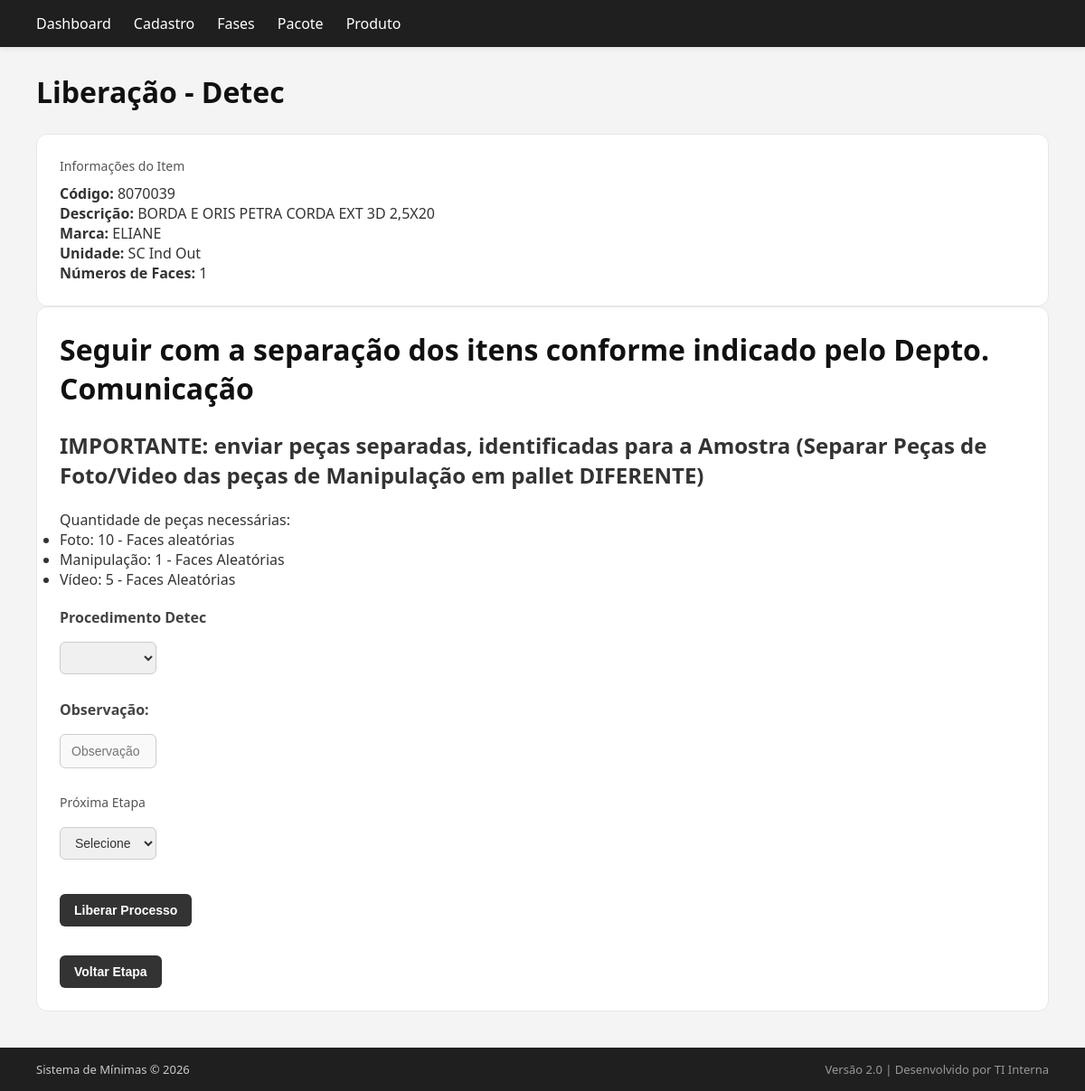
Screenshot of /includes/detec/detec.php?id=31 with the database file from the repository.
### tables this page shows
CREATE TABLE `SM_itens_processos` (
  `id` int NOT NULL,
  `item_id` int NOT NULL,
  `etapa_atual` varchar(100) NOT NULL DEFAULT 'comunicacao_analise',
  `status_geral` enum('pendente','em_andamento','finalizado','reprovado','cancelado','enviado','preparando_envio','aguardando_aprovacao_imagens','retrabalhando_pendencias') NOT NULL,
  `iniciado_em` datetime NOT NULL DEFAULT CURRENT_TIMESTAMP,
  `finalizado_em` datetime DEFAULT NULL
);

CREATE TABLE `SM_cadastros_itens_minimas` (
  `id` int NOT NULL,
  `marca` varchar(60) NOT NULL,
  `categoria_pt_br` varchar(100) NOT NULL,
  `categoria_us` varchar(100) NOT NULL,
  `categoria_es` varchar(100) NOT NULL,
  `serie` varchar(60) NOT NULL,
  `tamanho_nominal` varchar(30) NOT NULL,
  `descricao` varchar(150) NOT NULL,
  `codigo_barras_cx` varchar(30) NOT NULL,
  `superficie_pt_br` varchar(60) NOT NULL,
  `superficie_us` varchar(60) NOT NULL,
  `superficie_es` varchar(60) NOT NULL,
  `junta_assentamento` double DEFAULT NULL,
  `abrasao_superficial` varchar(10) DEFAULT NULL,
  `variacao_tonalidade` varchar(20) DEFAULT NULL,
  `unidade_medida` varchar(20) NOT NULL,
  `pecas_caixa` int NOT NULL,
  `m2_caixa` decimal(10,2) NOT NULL,
  `peso_caixa` decimal(10,3) NOT NULL,
  `coeficiente_atrito` varchar(10) DEFAULT NULL,
  `espessura` decimal(10,1) NOT NULL,
  `grupo_absorcao` varchar(20) DEFAULT NULL,
  `item_ativo` tinyint(1) NOT NULL,
  `cor_pt_br` varchar(80) NOT NULL,
  `cor_us` varchar(80) NOT NULL,
  `cor_es` varchar(80) NOT NULL,
  `recomendado_uso` varchar(30) NOT NULL,
  `local_uso` varchar(120) DEFAULT NULL,
  `retificado` tinyint(1) NOT NULL DEFAULT '0',
  `polo` varchar(20) NOT NULL,
  `lancamento` tinyint(1) NOT NULL DEFAULT '0',
  `estilo` varchar(80) NOT NULL,
  `estilo_us` varchar(80) NOT NULL,
  `estilo_es` varchar(80) NOT NULL,
  `relevo` tinyint(1) NOT NULL,
  `rodape` tinyint(1) NOT NULL DEFAULT '0',
  `numeros_face` int NOT NULL,
  `tamanho_fabricacao` varchar(50) NOT NULL,
  `codigo_item` varchar(40) NOT NULL,
  `unidade_fabricacao` varchar(60) NOT NULL,
  `monocalibre` tinyint(1) DEFAULT NULL,
  `CicloLancamento` varchar(60) NOT NULL,
  `data_criacao` timestamp NOT NULL DEFAULT CURRENT_TIMESTAMP,
  `responsavel_carga` varchar(100) NOT NULL
);

CREATE TABLE `SM_processo_comunicacao` (
  `id` int NOT NULL,
  `processo_id` int NOT NULL,
  `metodo_imagem` varchar(60) NOT NULL,
  `precisa_foto` tinyint(1) DEFAULT '0',
  `qtd_pecas_foto` int DEFAULT NULL,
  `precisa_manipulacao` tinyint(1) DEFAULT '0',
  `detalhe_manipulacao` varchar(60) NOT NULL,
  `qtd_pecas_manipulacao` int DEFAULT NULL,
  `precisa_video` tinyint(1) DEFAULT '0',
  `qtd_pecas_video` int DEFAULT NULL,
  `observacao` text,
  `aprovado_por` varchar(50) DEFAULT NULL,
  `data_aprovacao` datetime DEFAULT CURRENT_TIMESTAMP
);

### public/includes/detec/detec.php (the view, shortened to what this page needs)
<?php
require_once __DIR__ . '/../layout/header.php';
require_once __DIR__ . '/../layout/menu.php';
require_once __DIR__ . '/../helpers/etapas.php';
require_once __DIR__ . '/../../../config/conexao.php';
$processoId = (int) $_GET['id'];
$stmt = $pdo->prepare("
    SELECT
        p.id AS processo_id,
        p.etapa_atual,
        p.status_geral,
        i.codigo_item,
        i.descricao,
        i.tamanho_nominal,
        i.marca,
        i.unidade_fabricacao,
        i.numeros_face,
        c.metodo_imagem,
        c.precisa_foto,
        c.qtd_pecas_foto,
        c.precisa_manipulacao,
        c.detalhe_manipulacao,
        c.qtd_pecas_manipulacao,
        c.precisa_video,
        c.qtd_pecas_video,
        c.observacao
    FROM SM_itens_processos p
    INNER JOIN SM_cadastros_itens_minimas i ON i.id = p.item_id
    LEFT JOIN SM_processo_comunicacao c ON c.processo_id = p.id
    WHERE p.id = ?
");
$stmt->execute([$processoId]);
$processo = $stmt->fetch();
?>
<div class="container">
    <h1>Liberação - Detec</h1>
    <div class="card">
        <h3>Informações do Item</h3>
        <p><strong>Código:</strong> <?= htmlspecialchars($processo['codigo_item']) ?></p>
        <p><strong>Descrição:</strong> <?= htmlspecialchars($processo['descricao'] . ' ' . $processo['tamanho_nominal'])?></p>
        <p><strong>Marca:</strong> <?= htmlspecialchars($processo['marca']) ?></p>
        <p><strong>Unidade:</strong> <?= htmlspecialchars($processo['unidade_fabricacao']) ?></p>
        <p><strong>Números de Faces:</strong> <?= $processo['numeros_face'] ?></p>
    </div>
    <div class="card">
        <form action="salvar_detec.php" method="POST">
            <h1>Seguir com a separação dos itens conforme indicado pelo Depto. Comunicação</h1>
            <h2>IMPORTANTE: enviar peças separadas, identificadas para a Amostra (Separar Peças de Foto/Video das peças de Manipulação em pallet DIFERENTE)</h2><br>
            <div class="form-group">
                <p>Quantidade de peças necessárias:</p>
                    <ul>
                    <?php
                    $metodo = $processo['metodo_imagem'] ?? null;
                    if (!empty($processo['precisa_foto']) && (int)$processo['qtd_pecas_foto'] > 0):
                        $descricaoFoto = ($metodo === 'totalmenteFotografado')
                            ? 'Faces distintas'
                            : 'Faces aleatórias';
                    ?>
                        <li>
                            Foto: <?= $processo['qtd_pecas_foto'] . ' - ' . $descricaoFoto ?>
                        </li>
                    <?php endif; ?>
                    <?php
                    if (!empty($processo['precisa_manipulacao']) && (int)$processo['qtd_pecas_manipulacao'] > 0):
                    ?>
                        <li>
                            Manipulação:
                            <?= $processo['qtd_pecas_manipulacao'] . ' - ' . ($processo['detalhe_manipulacao'] ?? 'Sem detalhe') ?>
                        </li>
                    <?php endif; ?>
                    <?php
                    if (!empty($processo['precisa_video']) && (int)$processo['qtd_pecas_video'] > 0):
                    ?>
                        <li>
                            Vídeo: <?= $processo['qtd_pecas_video'] . ' - Faces Aleatórias'?>
                        </li>
                    <?php endif; ?>
                    </ul>
            </div>
            <div class="form-group">
                <label for="metodoDetec">Procedimento Detec</label>
                <select name="metodo_detec" id="metodoDetec" required>
                    <option value=""></option>
                    <?php
                    $precisaFoto = !empty($processo['precisa_foto']) && (int)$processo['qtd_pecas_foto'] > 1;
                    $precisaManipulacaoFaces = !empty($processo['precisa_manipulacao']) && (int)$processo['qtd_pecas_manipulacao'] > 0 && $processo['detalhe_manipulacao'] === 'Faces Distintas';
                    if ($precisaFoto || $precisaManipulacaoFaces):
                        echo '<option value="separadoDetec">Ok, peças separadas, identificadas e enviadas para a Amostra</option>'; ?>
                    <?php endif; ?>
                </select>
            </div>
            <div class="form-group" id="blocoVideo">
                 <label for="observacao">Observação:</label>
                 <input type="text" name="observacao_detec" placeholder="Observação">
            </div>
            <h3>Próxima Etapa</h3>
            <div class="form-group">
                <?= selectEtapas(null, $processo['etapa_atual']) ?>
            </div>
            <button type="submit">Liberar Processo</button>
        </form><br>
        <form method="POST" onsubmit="return confirmarVoltar()">
            <button type="submit">Voltar Etapa</button>
        </form>
    </div>
</div>
<?php require_once __DIR__ . '/../layout/footer.php'; ?>

### public/css/style.css (style rules this page uses)
* { margin: 0; padding: 0; box-sizing: border-box; }
.container { padding: 40px; flex: 1; margin-top: 40px; }
h1 { margin-bottom: 25px; font-weight: 600; color: #111; }
button, .btn-liberar, .btn-deletar, .btn-detalhes { background: #747474; color: #fff; padding: 8px 15px; border: none; border-radius: 6px; cursor: pointer; transition: 0.2s ease; font-size: 11px; text-decoration: none; }
.card { flex: 1; background: #ffffff; padding: 25px; border-radius: 12px; border: 1px solid #e5e7eb; transition: 0.2s ease; }
.card h3 { font-size: 14px; color: #555; margin-bottom: 10px; font-weight: 500; }
.form-group { margin-bottom: 20px; }
.form-group label { display: block; margin-bottom: 8px; color: #444; }
input[type="text"], input[type="number"], input[type="email"], input[type="password"], select { width: 10%; padding: 10px 12px; margin: 8px 0; border: 1px solid #ccc; border-radius: 6px; background-color: #f9f9f9; color: #333; font-size: 14px; font-family: Arial, sans-serif; transition: all 0.3s ease; box-sizing: border-box; }
select { padding: 8px 12px; border: 1px solid #ccc; border-radius: 6px; background-color: #f0f0f0; font-size: 14px; cursor: pointer; }
select option { background-color: #f0f0f0; color: #333; }
select option:checked { background-color: #999; color: #fff; }
button, input[type="submit"] { padding: 10px 16px; margin-top: 10px; border: none; border-radius: 6px; background-color: #333; color: #fff; font-size: 14px; font-weight: bold; cursor: pointer; transition: background-color 0.3s ease; }
label { display: block; margin-bottom: 6px; font-weight: bold; color: #333; }

### rows the page displays
sm_itens_processos: sm_cadastros_itens_minimas.codigo_item "8070039", sm_cadastros_itens_minimas.descricao+tamanho_nominal "BORDA E ORIS PETRA CORDA EXT 3D 2,5X20", sm_cadastros_itens_minimas.marca "ELIANE", sm_cadastros_itens_minimas.unidade_fabricacao "SC Ind Out", sm_cadastros_itens_minimas.numeros_face "1", sm_processo_comunicacao.qtd_pecas_foto "10", sm_processo_comunicacao.metodo_imagem "Faces aleatórias", sm_processo_comunicacao.qtd_pecas_manipulacao "1", sm_processo_comunicacao.detalhe_manipulacao "Faces Aleatórias", sm_processo_comunicacao.qtd_pecas_video "5"
